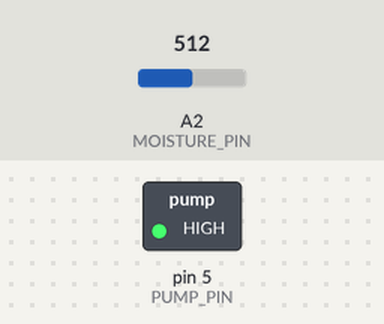
Bench run of a sketch on a simulated Arduino Uno, built with avr-gcc and run on an emulated ATmega328P. Shown: switched loads named in the sketch (green lamp = pin HIGH). The inputs (shaded band) are chosen by the test bench; at power-on: A2 (MOISTURE_PIN) = 512.

Above: at 1.2 s.
1.3 s: A2 (MOISTURE_PIN) set to 536
At 2.5 s:
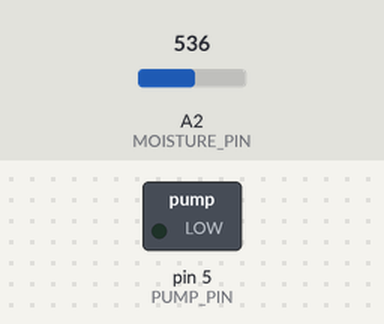
2.8 s: A2 (MOISTURE_PIN) set to 511
At 3.8 s:
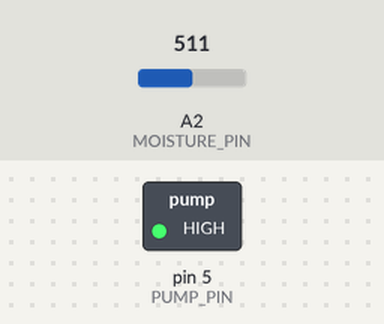
4.3 s: A2 (MOISTURE_PIN) set to 716
At 4.9 s:
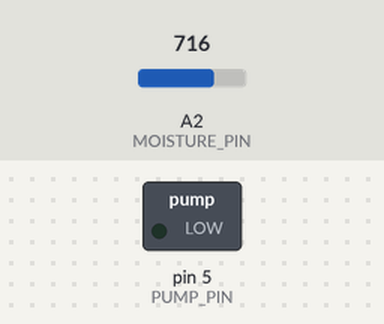
Timing chart, 0 to 7.3 s (numbered marks = the images above; inputs shaded):
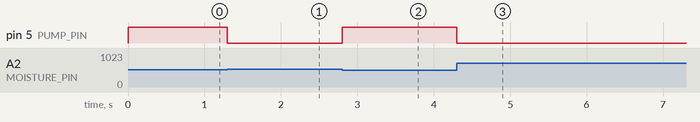

The sketch:

irrigation_system_program.ino
```cpp
#define MOISTURE_PIN A2
#define PUMP_PIN 5

int soilHumidity;   // Soil moisture
int humidity = 50;  // Initialize the humidity

void setup() {
  // Pump control pin initialization
  pinMode(PUMP_PIN, OUTPUT);
  digitalWrite(PUMP_PIN, HIGH);
}

void loop() {
  soilHumidity = map(analogRead(MOISTURE_PIN), 0, 1023, 0, 100); // Convert the soil moisture sensor to 0-100%
  if (soilHumidity > humidity) {
    pumpOn();
  } else {
    pumpOff();
  }
}

void pumpOn() {
  digitalWrite(PUMP_PIN, LOW);
}

void pumpOff() {
  digitalWrite(PUMP_PIN, HIGH);
}
```

Measured:
- the behaviour switches between 521 and 522 on A2 (MOISTURE_PIN) (found by bisection; images 0 and 1)
- after the input at 1.3 s, pin 5 (PUMP_PIN): HIGH → LOW at once
- after the input at 2.8 s, pin 5 (PUMP_PIN): LOW → HIGH at once
- after the input at 4.3 s, pin 5 (PUMP_PIN): HIGH → LOW at once
